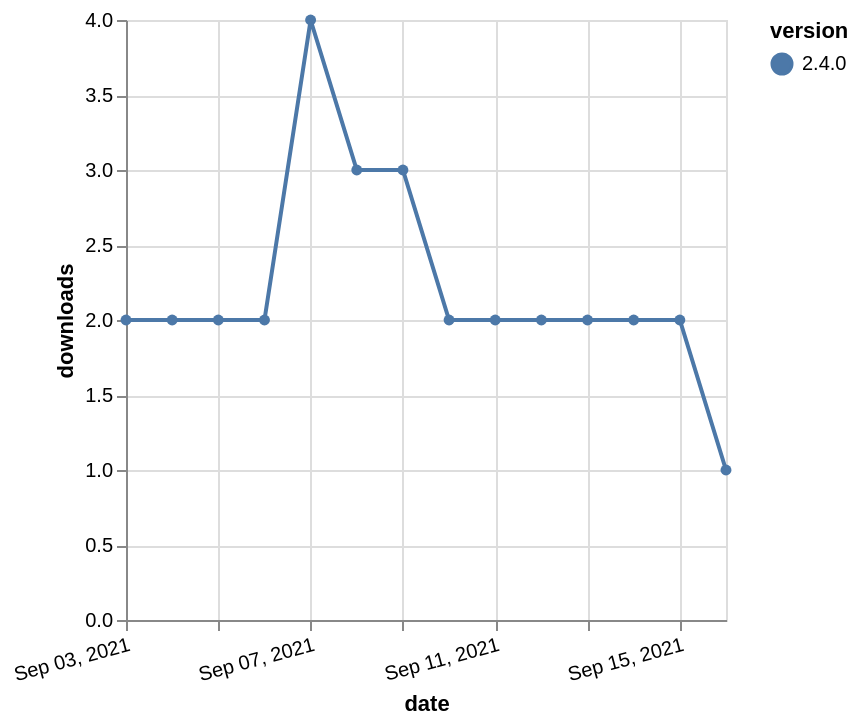

Write the Vega-Lite specification saved for this chart.
### Vega-Lite specification from a JSON file in a GitHub repository (floating-point values rounded to 4 significant figures)
{"$schema": "https://vega.github.io/schema/vega-lite/v5.json", "description": "A simple bar chart with embedded data.", "data": {"values": [{"date": "2021-09-03", "total": 1316, "delta": 2, "version": "2.4.0"}, {"date": "2021-09-04", "total": 1318, "delta": 2, "version": "2.4.0"}, {"date": "2021-09-05", "total": 1320, "delta": 2, "version": "2.4.0"}, {"date": "2021-09-06", "total": 1322, "delta": 2, "version": "2.4.0"}, {"date": "2021-09-07", "total": 1326, "delta": 4, "version": "2.4.0"}, {"date": "2021-09-08", "total": 1329, "delta": 3, "version": "2.4.0"}, {"date": "2021-09-09", "total": 1332, "delta": 3, "version": "2.4.0"}, {"date": "2021-09-10", "total": 1334, "delta": 2, "version": "2.4.0"}, {"date": "2021-09-11", "total": 1336, "delta": 2, "version": "2.4.0"}, {"date": "2021-09-12", "total": 1338, "delta": 2, "version": "2.4.0"}, {"date": "2021-09-13", "total": 1340, "delta": 2, "version": "2.4.0"}, {"date": "2021-09-14", "total": 1342, "delta": 2, "version": "2.4.0"}, {"date": "2021-09-15", "total": 1344, "delta": 2, "version": "2.4.0"}, {"date": "2021-09-16", "total": 1345, "delta": 1, "version": "2.4.0"}]}, "width": "container", "mark": {"type": "line", "point": {"filled": true}}, "encoding": {"x": {"field": "date", "type": "temporal", "timeUnit": "yearmonthdate", "title": "date", "axis": {"labelAngle": -15}}, "y": {"field": "delta", "type": "quantitative", "title": "downloads"}, "color": {"field": "version", "type": "nominal"}, "tooltip": {"field": "delta"}}}
